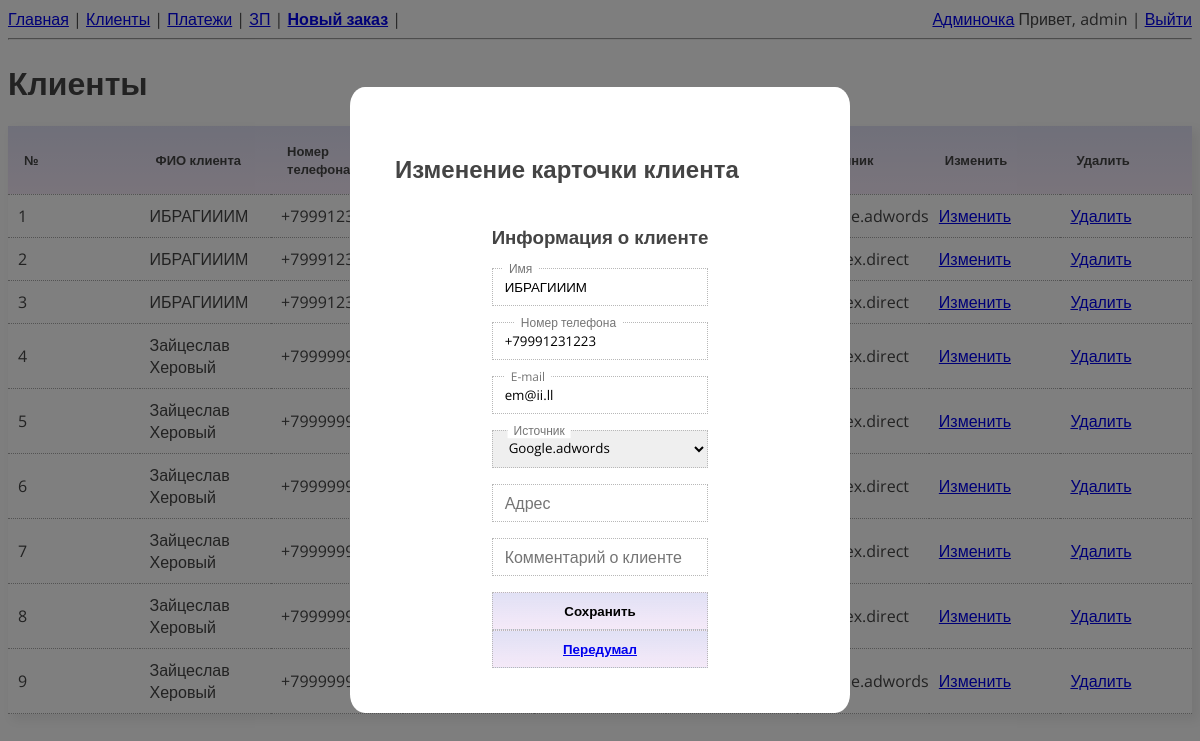
Page /clients/1/edit (signed in) on the committed database.
### users/models.py (models this page shows, shortened)
class Employees(AbstractUser):
    percent = models.IntegerField(verbose_name='Процент от заказа', default=50)
    earnings = models.IntegerField(default=0, verbose_name='Заработок с последней выплаты')

### clients/models.py (models this page shows, shortened)
class Client(models.Model):
    name = models.CharField(max_length=40, verbose_name='Имя')
    tel = models.CharField(max_length=15, verbose_name='Номер телефона')
    email = models.EmailField(blank=True, default='', verbose_name='E-mail')
    source = models.ForeignKey(ClientSource, on_delete=models.PROTECT,
                               null=True, blank=True, verbose_name='Источник')
    adress = models.CharField(max_length=150, blank=True, default='', verbose_name='Адрес')
    comment_client = models.CharField(max_length=50, blank=True, default='',
                                      verbose_name='Комментарий о клиенте')

class ClientSource(models.Model):
    source = models.CharField(max_length=30, default='', blank=True)
    def __str__(self):
        return self.source

### clients/views.py (the view, shortened to what this page needs)
# urls.py: path('<int:client_id>/edit', EditClient.as_view(), name='edit_client'),
class EditClient(PermissionRequiredMixin, UpdateView):
    permission_required = 'clients.change_client'
    login_url = reverse_lazy('login')
    model = Client
    form_class = ClientForm
    template_name = 'edit_client.html'
    pk_url_kwarg = 'client_id'
    def get_context_data(self, **kwargs):
        context = {}
        if 'order_id' in self.request.GET:
            order = Order.objects.get(pk=self.request.GET.get('order_id'))
            context = order.get_order_data_cached()
            context['template_name'] = 'order.html'
        else:
            context['clients'] = Client.objects.all()
            context['template_name'] = 'clients.html'
        if 'form' not in kwargs:
            context['form'] = ClientForm(instance=self.object)
        else:
            context['form'] = kwargs['form']
        return context

### clients/templates/edit_client.html (shortened to what this page needs)
{% extends template_name %}
{% block popup %}
{% if perms.clients.change_client %}
    <div class="popup open" id="edit_client_popup">
        <div class="popup__box">
            <h2>Изменение карточки клиента <br>{{client.name}} </h2>
            <form method="POST">
                <div class="textcols">
                    <div class="textcols.item">
                        <h3><label>Информация о клиенте</label></h3>
                        {% for field in form %}
                        <div class="text-field text-field_floating">
                        {{ field }}
                                <label for="form.id_for_label" class="text-field__label">{{ field.label }}</label>
                            </div>
                        {% endfor %}
                    <input type="submit" value="Сохранить" class="form_button">
                    {% if template_name == 'order.html' %}
                        <button class="form_button"><a href="{% url 'order' order.pk %}"> Передумал </a></button>
                    {% elif template_name == 'clients.html' %}
                        <button class="form_button"><a href="{% url 'clients' %}"> Передумал </a></button>
                    {% endif %}
                    </div>
                </div>
            </form>
        </div>
    </div>
{% endif %}
{% endblock popup %}

### clients/templates/clients.html (shortened to what this page needs)
{% extends "base.html" %}
{% load static %}
{% block header %}Клиенты{% endblock header %}
{% block content%}
{% block popup %} {% endblock popup %}
<table class="full_width">
    <thead>
        <th>№</th>
        <th>ФИО клиента</th>
        <th>Номер телефона</th>
        <th>E-mail</th>
        <th>Адрес</th>
        <th>Комментарий</th>
        <th>Источник</th>
        <th>Изменить</th>
        <th>Удалить</th>
    </thead>
    {% for client in clients %}
        <tbody>
            <tr>
                <td>{{ client.id }}</td>
                <td>{{ client.name }}</td>
                <td>{{ client.tel }}</td>
                <td>{{ client.email }}</td>
                <td>{{ client.adress }}</td>
                <td>{{ client.comment_client }}</td>
                <td>{{ client.source }}</td>
                <td> {% if perms.clients.change_client %}
                    <a href="{% url 'edit_client' client.id %}"> Изменить </a>
                {% endif %}
                </td>
                <td>
                {% if perms.clients.delete_client %}
                    <a href="{% url 'clients' %}?action=client_delete&client_id={{client.id}}"> Удалить </a>
                {% endif %}
                 </td>
            </tr>
        </tbody>
    {% endfor %}
</table>
{% endblock content %}

### my_service/templates/base.html (shortened to what this page needs)
<!DOCTYPE html>
{% load static %}
<html>
<head>
    <link rel="stylesheet" href="{% static 'css/style.css' %}" />
    <link rel="stylesheet" href="{% static 'css/table.css' %}" />
    <link rel="stylesheet" href="{% static 'css/popup.css' %}" />
</head>
<body>
    <div>
        <a href="{% url 'orders' %}">Главная</a> |
        <a href="{% url 'clients' %}">Клиенты</a> |
        <a href="{% url 'payments' %}">Платежи</a> |
        <a href="{% url 'main_salary' %}">ЗП</a> |
        <a href="{% url 'create_order' %}"><b>Новый заказ</b></a> |
        {% if request.user.is_authenticated %}
            <div class="last">
            {% if request.user.is_superuser %}
                <a href="/admin/">Админочка</a>
            {% endif %}
            Привет, {{ request.user.username }} |
            <a href="{% url 'logout' %}">Выйти</a>   </div>
        {% else %}
            <div class="last"><a href="{% url 'login' %}"><b>Войти</b></a> |
            <a href="{% url 'register' %}"><b>Регистрация</b></a></div>
        {% endif %}
    </div>
    <hr>
    <h1>{% block header %}{% endblock header %}</h1>
    <div>{% block content%}{% endblock content %}</div>
</body>
</html>

### my_service/static/css/style.css (style rules this page uses)
*, *::before, *::after { box-sizing: border-box; }
.text-field { margin-bottom: 1rem; }
.text-field__label { display: block; margin-bottom: 20px; }
.text-field__input { display: block; width: 100%; height: calc(2.25rem + 2px); margin-bottom: 0px; padding: 0px 0.75rem; font-family: inherit; border: 1px dotted #b8b8b8; }
.text-field__label { display: block; margin-bottom: 0.25rem; }
.text-field_floating { position: relative; }
.text-field_floating .text-field__label { position: absolute; top: 50%; left: 0.3125rem; display: flex; transform: translateY(-50%); pointer-events: none; border: none; background-color: #fff; color: #757575; padding-left: 0.5rem; padding-right: 0.5rem; transition: top 0.1s ease-in-out, scale 0.1s ease-in-out; }
.text-field_floating .text-field__input::placeholder { color: transparent; }
.text-field_floating .text-field__input:focus~.text-field__label, .text-field_floating .text-field__input:not(:placeholder-shown)~.text-field__label { top: 0; transform: translateY(-50%) scale(0.75); }
.form_button { display: block; width: 100%; height: calc(2.25rem + 2px); margin-bottom: 0px; padding: 0px 0.75rem; font-family: inherit; font-weight: 700; border: 1px dotted #b8b8b8; background: linear-gradient(rgba(61, 61, 190, 0.158), rgba(142, 15, 180, 0.089)); }
body { font-family: 'Open Sans', sans-serif; font-weight: 400; font-size: 16px; color: #444444; background-color: rgb(253, 253, 253); }
.textcols { display: flex; flex-direction: row; flex-wrap: wrap; justify-content: center; gap: 30px; }
.last { float: right; }

### my_service/static/css/table.css (style rules this page uses)
table { border-collapse: collapse; box-shadow: 5px 5px 10px 1px rgba(0, 0, 0, 0.068); }
table.full_width { table-layout: fixed; width: 100%; }
th { background: linear-gradient(rgba(61, 61, 190, 0.158), rgba(142, 15, 180, 0.089)); padding: 16px; font-size: 13px; font-weight: 700; text-align: left; }
tr { padding: 5px; background-color: #ffffff; border-bottom: dotted; border-color: #a7a7a7; border-width: 1px; }
td { padding: 10px; }

### my_service/static/css/popup.css (style rules this page uses)
.popup { position: fixed; left: 0; top: 0; width: 100%; height: 100vh; z-index: 99998; background-color: rgba(0,0,0,.5); display: grid; align-items: center; justify-content: center; overflow-y: auto; visibility: hidden; opacity: 0; transition: visibility .4s, opacity .4s; }
.popup__box { min-width: 500px; max-width: 1000px; padding: 45px; z-index: 1; margin: 15px 15px; background-color: white; border-radius: 3%; }
.popup.open { visibility: visible; opacity: 1; }

### rows in the picture
Employees: user.username "admin"
Client: form "ИБРАГИИИМ" "+79991231223" "em@ii.ll", id "1", name "ИБРАГИИИМ", tel "+79991231223", source "Google.adwords"
ClientSource: form "Google.adwords"
Client: id "2", name "ИБРАГИИИМ", tel "+79991231223", source "Yandex.direct"
Client: id "3", name "ИБРАГИИИМ", tel "+79991231223", source "Yandex.direct"
Client: id "4", name "Зайцеслав Херовый", tel "+79999999999", source "Yandex.direct"
Client: id "5", name "Зайцеслав Херовый", tel "+79999999999", source "Yandex.direct"
Client: id "6", name "Зайцеслав Херовый", tel "+79999999999", source "Yandex.direct"
Client: id "7", name "Зайцеслав Херовый", tel "+79999999999", source "Yandex.direct"
Client: id "8", name "Зайцеслав Херовый", tel "+79999999999", source "Yandex.direct"
Client: id "9", name "Зайцеслав Херовый", tel "+79999999999", source "Google.adwords"
